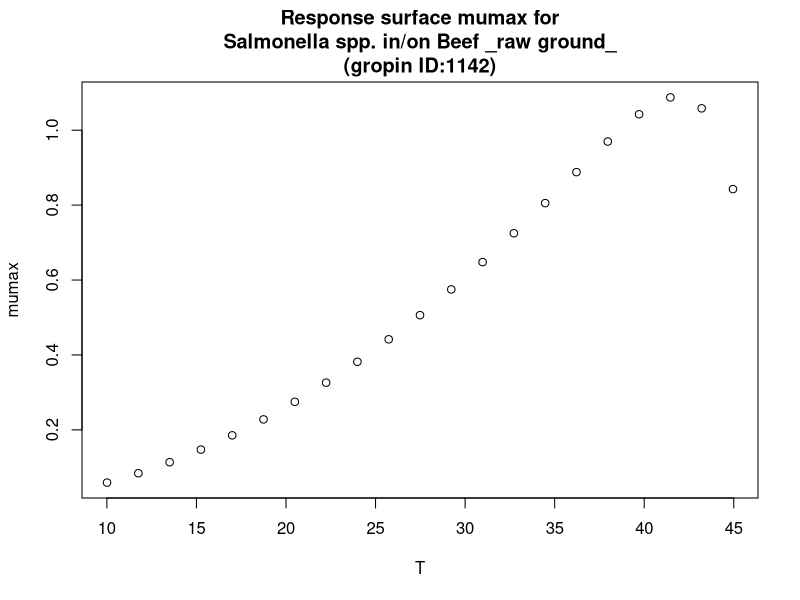

Generate this figure with R:
#############################
# start of Parameter script
#############################
T <- seq(10.01,44.955044955045,length.out=21)
#############################
# end of Parameter script
#############################
############################# 
# start of Model script Gropin ID 1142 
#############################
 
# constant coefficients for this model
 
variables <- data.frame(T)
argumentsPar <- expand.grid(variables)
 
# heart of the model
response_surface <- function(T) {
   mumax <-7.18*(10^-4)*((T-0.93)^2)*(1-exp(0.464*(T-46.96)))

return(mumax=mumax)
} 

# output parameters
responseSurface <- cbind(argumentsPar,response_surface(argumentsPar['T']))
colnames(responseSurface) <- c(colnames(argumentsPar),'mumax')
#############################
# End of Model script
#############################
############################# 
# start of Visualisation script Gropin ID 1142 
#############################
plot(T,responseSurface$'mumax',xlab='T',
                          ylab='mumax',main='Response surface mumax for
Salmonella spp. in/on Beef _raw ground_
(gropin ID:1142)')
#############################
# End of Visualisation script
#############################
